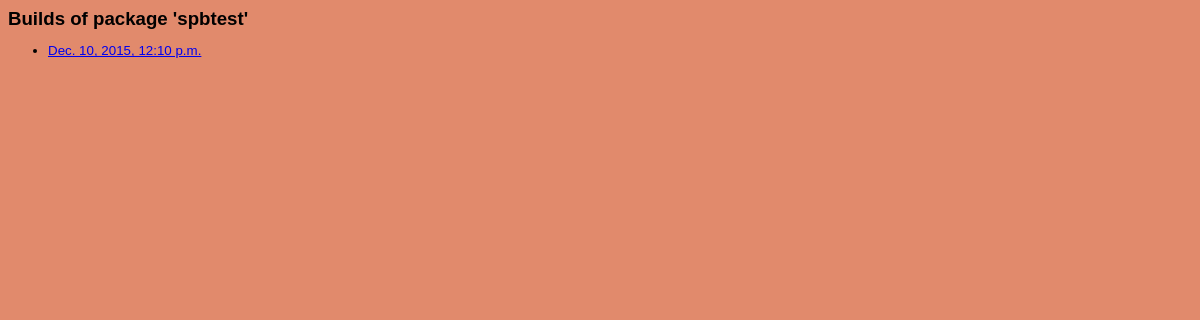
/jobs/1/, run on an earlier commit of the app's database.
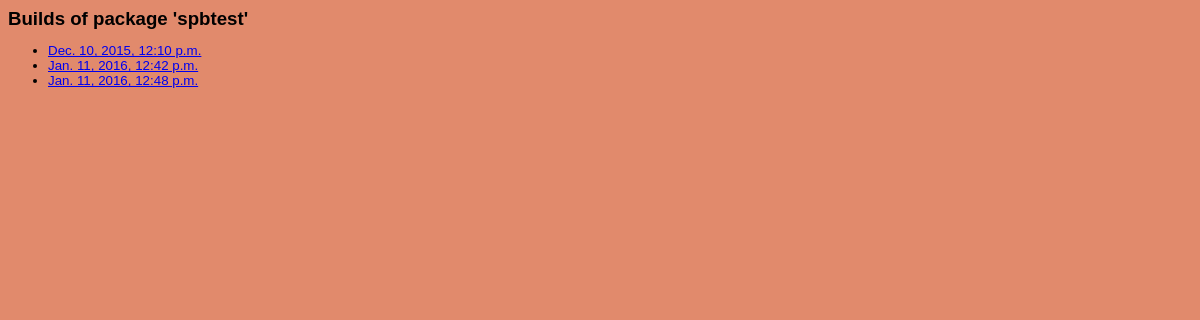
And on a later commit of the database.
### viewhistory/models.py (models this page shows)
class Job(models.Model):
    package = models.ForeignKey(Package)
    job_id = models.CharField(max_length=50) # unique for each job
    repository = models.CharField(max_length=20)
    r_version = models.CharField(max_length=10)
    bioc_version = models.CharField(max_length=10)
    time_started = models.DateTimeField()
    pkg_url = models.CharField(max_length=200)
    force = models.BooleanField()
    client_id = models.CharField(max_length=255)

### viewhistory/views.py (the view)
# urls.py: url(r'^jobs/(?P<package_id>\d+)/$', 'viewhistory.views.jobs'),
def jobs(request, package_id):
    p = Package.objects.get(pk=package_id)
    jobs = Job.objects.filter(package=p)#.order_by('id')
    return render_to_response('jobs.html', {'jobs': jobs,
      "package": jobs[0].package.name},
      context_instance=RequestContext(request))

### viewhistory/templates/jobs.html (shortened to what this page needs)
{% extends "base.html" %}
{% block content %}
    {% if jobs %}
        <h2>Builds of package '{{package}}'</h2>
            <ul>
                {% for job in jobs %}
                    <li><a href="/job/{{job.id}}/">{{job.time_started}}</a></li>
                {% endfor %}
            </ul>
    {% endif %}
{% endblock %}

What changed in the data, as far as the page shows it:
added Job: time_started "Jan. 11, 2016, 12:42 p.m."
added Job: time_started "Jan. 11, 2016, 12:48 p.m."
